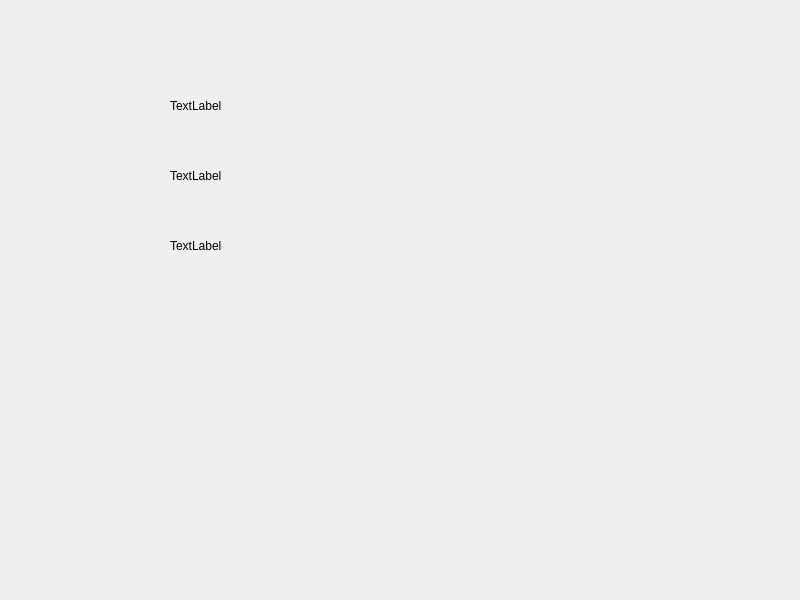
<?xml version="1.0" encoding="UTF-8"?>
<ui version="4.0">
 <class>Widget</class>
 <widget class="QWidget" name="Widget">
  <property name="geometry">
   <rect>
    <x>0</x>
    <y>0</y>
    <width>800</width>
    <height>600</height>
   </rect>
  </property>
  <property name="windowTitle">
   <string>Widget</string>
  </property>
  <widget class="QLabel" name="label">
   <property name="geometry">
    <rect>
     <x>170</x>
     <y>80</y>
     <width>241</width>
     <height>51</height>
    </rect>
   </property>
   <property name="text">
    <string>TextLabel</string>
   </property>
  </widget>
  <widget class="QLabel" name="label_2">
   <property name="geometry">
    <rect>
     <x>170</x>
     <y>150</y>
     <width>231</width>
     <height>51</height>
    </rect>
   </property>
   <property name="text">
    <string>TextLabel</string>
   </property>
  </widget>
  <widget class="QLabel" name="label_3">
   <property name="geometry">
    <rect>
     <x>170</x>
     <y>220</y>
     <width>381</width>
     <height>51</height>
    </rect>
   </property>
   <property name="text">
    <string>TextLabel</string>
   </property>
  </widget>
 </widget>
 <resources/>
 <connections/>
</ui>
